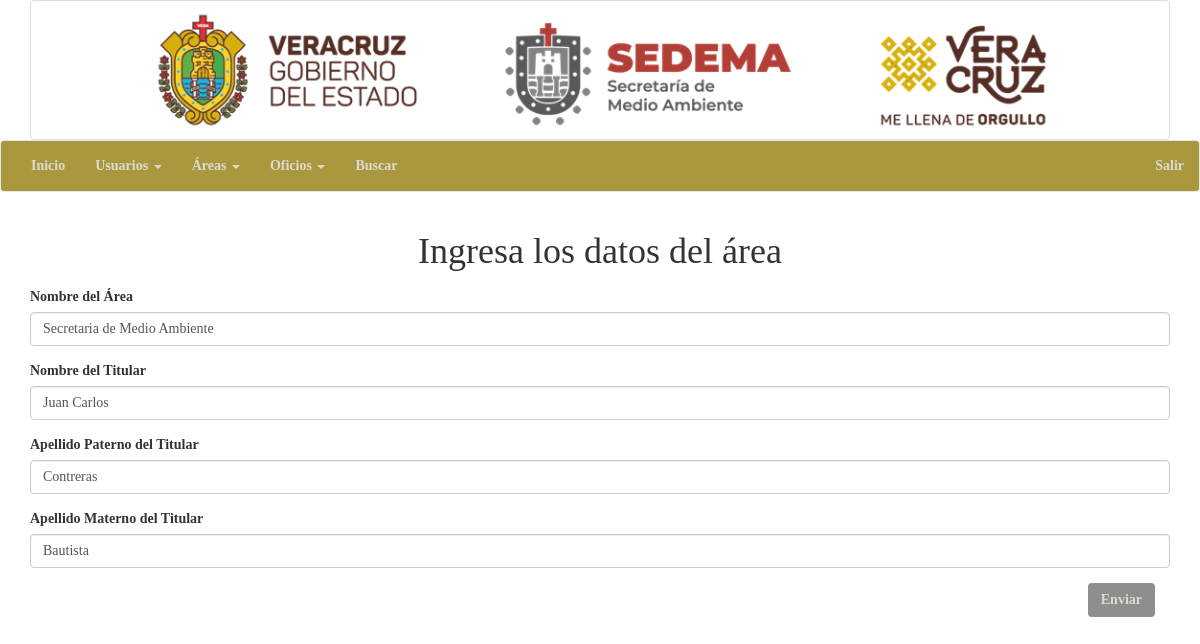
The app's page /modificarArea.php?idArea=1 with its own data.
### tables this page shows
CREATE TABLE `area` (
  `idArea` int(11) NOT NULL,
  `nombreArea` varchar(150) NOT NULL,
  `nombreTitular` varchar(150) NOT NULL,
  `apellidoPaternoTitular` varchar(150) NOT NULL,
  `apellidoMaternoTitular` varchar(150) NOT NULL
);

### modificarArea.php (the view, shortened to what this page needs)
<?php
include ("conn.php");
include ("header.php");
include ("nav_sesionAdmin.php");
include ("footer.php");
?>
<?php
$idArea = $_GET["idArea"];
$stmt = $conn->prepare("SELECT * FROM area WHERE idArea = ?;");
$stmt->execute([$idArea]);
$areas = $stmt->fetch(PDO::FETCH_OBJ);
?>
<div class="container">
	<div class="card">
		<form action="updateArea.php" method="post">
			<div align="center">
				<h1>Ingresa los datos del área</h1>
			</div>
			<div class="form-group">
				<label for="validation02">Nombre del Área</label>
				<input name="nombreArea" type="text" class="form-control is-valid" id="validation02" placeholder="Nombre del Área" pattern="[A-Za-z x0Bf]+" value="<?php echo $areas->nombreArea; ?>" required>
			</div>
			<div class="form-group">
				<label for="validation03">Nombre del Titular</label>
				<input name="nombreTitular" type="text" class="form-control is-valid" id="validation03" placeholder="Nombre de Titular" pattern="[A-Za-z x0Bf]+" value="<?php echo $areas->nombreTitular; ?>" required>
			</div>
			<div class="form-group">
				<label for="validation04">Apellido Paterno del Titular</label>
				<input name="apellidoPaternoTitular" type="text" class="form-control is-valid" id="validation04" placeholder="Apellido Paterno del Titular" pattern="[A-Za-z x0Bf]+" value="<?php echo $areas->apellidoPaternoTitular; ?>" required>
			</div>
			<div class="form-group">
				<label for="validation05">Apellido Materno del Titular</label>
				<input name="apellidoMaternoTitular" type="text" class="form-control is-valid" id="validation05" placeholder="Apellido Materno del Titular" pattern="[A-Za-z x0Bf]+" value="<?php echo $areas->apellidoMaternoTitular; ?>" required>
			</div>
			<div class="form-group">
				<div class="col-sm-12" align="right">
					<button name="btnEnviar" type="submit" class="btn">Enviar</button>
				</div>
			</div>
		</form>
	</div>
</div>

### CO.css (style rules this page uses)
body { font-family: verdana; }
button { background-color: #8e8e8e; color: #DDDAD0; font-weight: bold !important; }

### records on screen
area: nombreArea "Secretaria de Medio Ambiente", nombreTitular "Juan Carlos", apellidoPaternoTitular "Contreras", apellidoMaternoTitular "Bautista"
